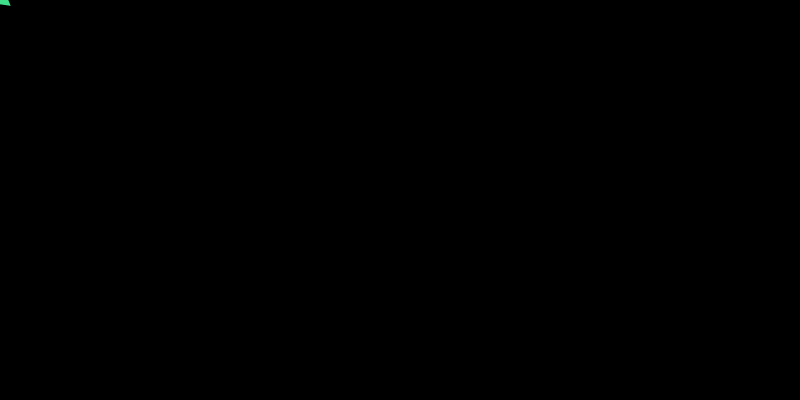
Frame 1 (no input)
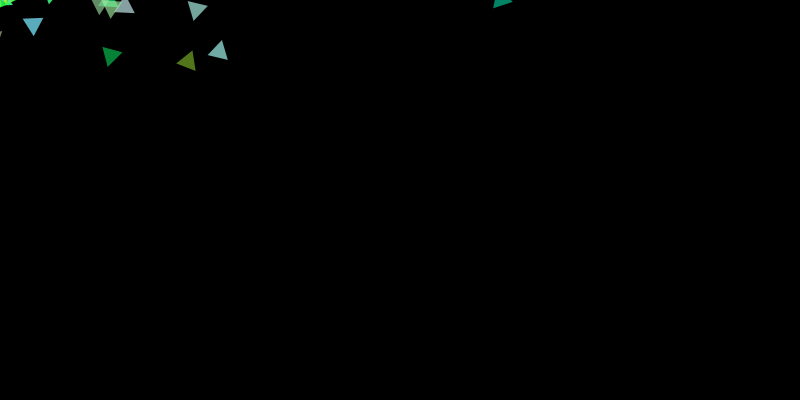
Frame 60 (the mouse pressed at the canvas centre just before this capture)
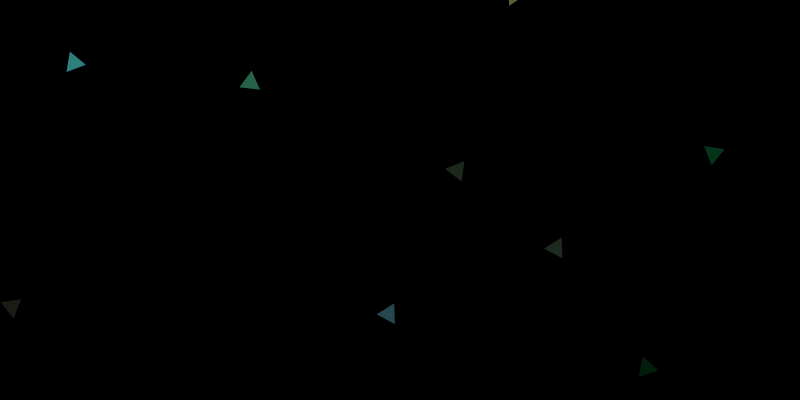
Frame 120 (the mouse held since frame 60 and released just before this capture)

The Processing sketch that drew these frames (run headless with seeded random() and noise(); from frame 60 on, the mouse is pressed at the canvas centre):

// Processing sketch: TrainglesGalore
// ── TrainglesGalore.pde
//Kevin Gutowski
//http://www.ocf.berkeley.edu/~keving/
//April 9th 2014

ArrayList<Particle> particles;
float x= mouseX;
float y = mouseY;

void setup() {
  size(800,400);
  particles = new ArrayList<Particle>();
}

void draw() {
  background(0);
  if (mousePressed == false) {
  x = lerp(x, mouseX, 0.2);
  y = lerp(y, mouseY, 0.2);
  particles.add(new Particle(new PVector(x,y)));
  }
  // Looping through backwards to delete
  for (int i = particles.size()-1; i >= 0; i--) {
    Particle p = particles.get(i);
    p.run();
    if (p.isDead()) {
      particles.remove(i);
    }
  }
}





// ── Particle.pde
////Kevin Gutowski
//http://www.ocf.berkeley.edu/~keving/
//April 9th 2014

class Particle {
  PVector location;
  PVector velocity;
  PVector acceleration;
  float angle;
  float aVelocity;
  float lifespan;
  float radius = 12;
  float xl = radius*cos(PI/6);
  float yl = radius*sin(PI/6);
  int a;
  int b;
  int c;

  Particle(PVector l) {
    acceleration = new PVector(random(-0.03,0.5),random(-0.1,0.1));
    velocity = new PVector(random(-1, 1), random(-2, 0));
    aVelocity = random(-1,1)*noise(random(0.05,0.03))/3;
    location = l.get();
    lifespan = 255.0;
    a = int(random(0,200));
    b = int(random(200,255));
    c = int(random(0,255));
    //C = color(a,b,c);
  }

  void run() {
    update();
    display();
  }

  // Method to update location
  void update() {
    velocity.add(acceleration);
    location.add(velocity);
    lifespan -= 2.0;
    
    angle += aVelocity;
  }

  // Method to display
  void display() {
    noStroke();
    fill(a,b,c, lifespan);
    //fill(c, lifespan);
    
    rectMode(CENTER);
    pushMatrix();
      translate(location.x,location.y);
      rotate(angle);
      triangle(-xl, +yl, +xl, +yl, 0, -radius);
    popMatrix();
  }

  // Is the particle still useful?
  boolean isDead() {
    if (lifespan < 0.0) {
      return true;
    } 
    else {
      return false;
    }
  }
}
